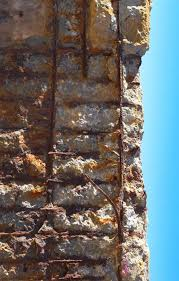
#> input picture code/Models/images.jpeg, 179 x 281 px
$ python -i chloride_segmentation.py   (imports and definitions only)
#> lines starting #> are read from the running program, lines starting #| are printed output that depends on the picture; after the words box and inside, x2 and y2 are one past the last pixel; in counts of white or black regions, pixels touching at a corner belong together
import cv2
import numpy as np
import os

def segment_chloride_image(image_path):
    """
    Segment chloride-affected regions in the image.
    Returns a segmented RGB image where non-corroded areas are blacked out.
    """
#> called with image_path = '../Models/images.jpeg'
    image = cv2.imread(image_path)
#> image is the input picture: shape (281, 179, 3); mean B, G, R 106.5, 108.1, 106.7
    if image is None:
        print(f"Could not read image: {image_path}")
        return None

    image = cv2.resize(image, (512, 512))
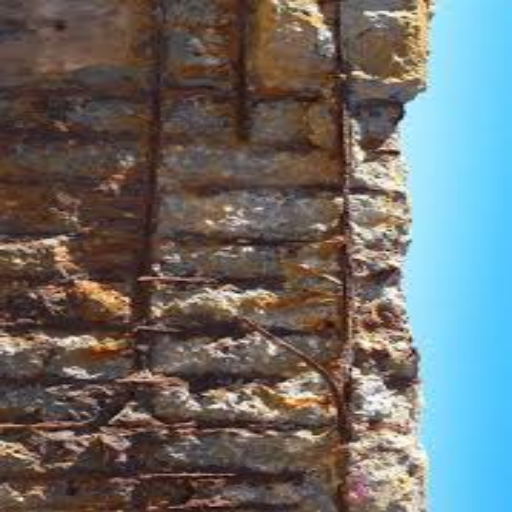
#> image: shape (512, 512, 3); mean B, G, R 106.4, 107.9, 106.6
    image_hsv = cv2.cvtColor(image, cv2.COLOR_BGR2HSV)
#> image_hsv: shape (512, 512, 3); mean H, S, V 38.5, 91.7, 131.2

    # Define masks
    lower_water = np.array([50, 50, 50])
    upper_water = np.array([120, 255, 255])
    water_mask = cv2.inRange(image_hsv, lower_water, upper_water)
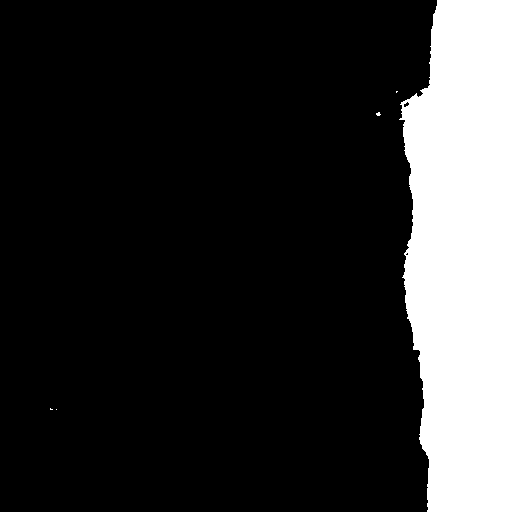
#> water_mask: shape (512, 512); 18.5% white; 5 white regions (4 under 20 px), largest, box (x1, y1, x2, y2) and area: (399, 0, 512, 512) 48583

    lower_concrete = np.array([0, 0, 20])
    upper_concrete = np.array([180, 30, 200])
    concrete_mask = cv2.inRange(image_hsv, lower_concrete, upper_concrete)
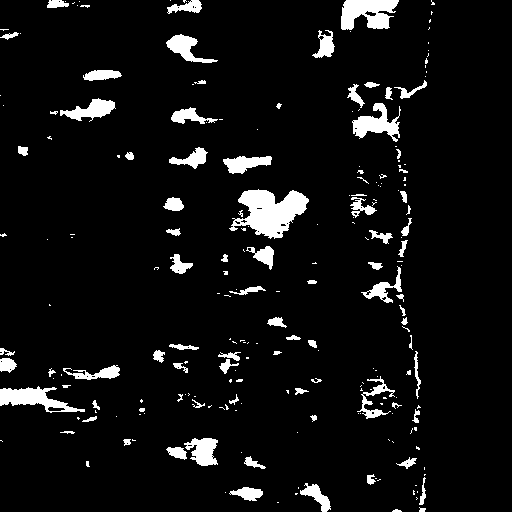
#> concrete_mask: shape (512, 512); 6.4% white; 223 white regions (140 under 20 px), largest, box (x1, y1, x2, y2) and area: (229, 189, 309, 239) 2245, (341, 0, 399, 30) 1228, (0, 386, 85, 413) 1033

    lower_rust = np.array([0, 50, 50])
    upper_rust = np.array([70, 255, 255])
    rust_mask = cv2.inRange(image_hsv, lower_rust, upper_rust)
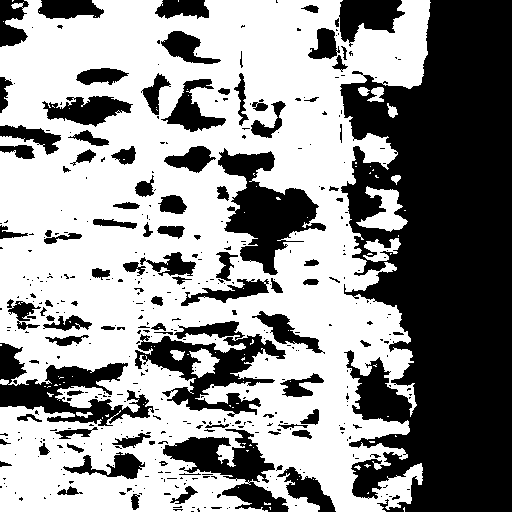
#> rust_mask: shape (512, 512); 57.3% white; 443 black regions (343 under 20 px), largest, box (x1, y1, x2, y2) and area: (340, 0, 512, 512) 65019, (218, 148, 326, 275) 5832, (135, 321, 286, 417) 5547

    # Exclude water & concrete from rust areas
    rust_mask[water_mask > 0] = 0
    rust_mask[concrete_mask > 0] = 0

    # Morphological operations
    kernel = np.ones((5, 5), np.uint8)
    rust_mask = cv2.erode(rust_mask, kernel, iterations=2)
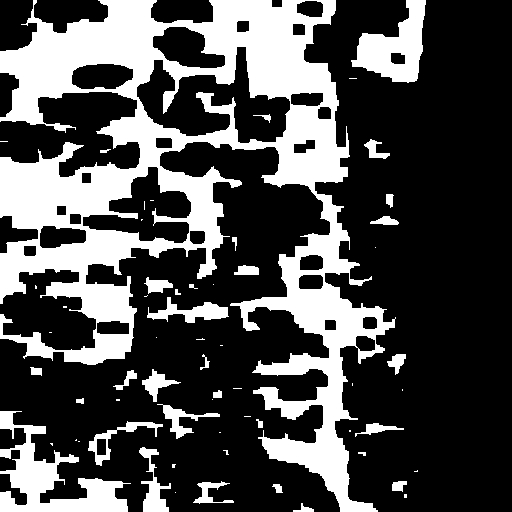
#> rust_mask: shape (512, 512); 30% white; 61 white regions (30 under 20 px), largest, box (x1, y1, x2, y2) and area: (0, 0, 396, 512) 64292, (0, 411, 131, 512) 4889, (351, 0, 426, 83) 3198
    rust_mask = cv2.dilate(rust_mask, kernel, iterations=3)
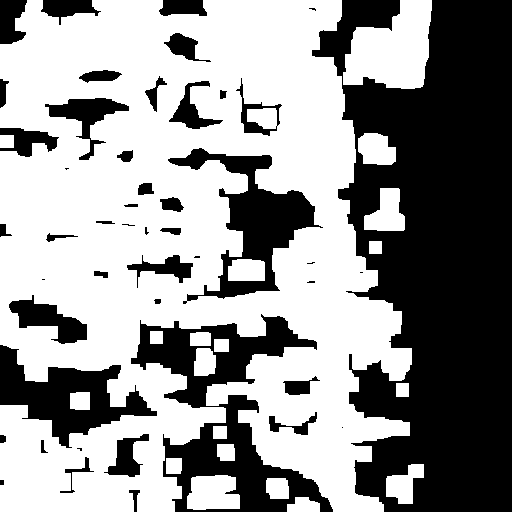
#> rust_mask: shape (512, 512); 58.4% white; 47 black regions (11 under 20 px), largest, box (x1, y1, x2, y2) and area: (312, 0, 512, 512) 68350, (131, 314, 333, 512) 13603, (168, 148, 323, 304) 7205
    rust_mask = rust_mask.astype(bool)

    # Apply mask
    image_rgb = cv2.cvtColor(image, cv2.COLOR_BGR2RGB)
    segmented_rgb = image_rgb.copy()
    segmented_rgb[~rust_mask] = 0
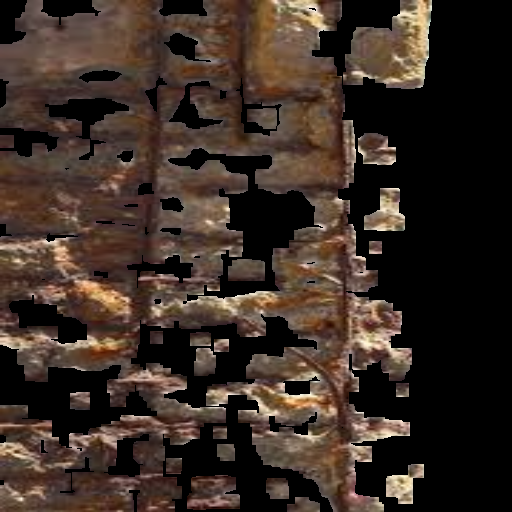
#> segmented_rgb: shape (512, 512, 3); mean R, G, B 58.8, 45.4, 37.5

    return segmented_rgb


def save_segmented_image(segmented_rgb, save_path):
    """
    Saves a segmented RGB image to the given path.
    """
    os.makedirs(os.path.dirname(save_path), exist_ok=True)
    cv2.imwrite(save_path, cv2.cvtColor(segmented_rgb, cv2.COLOR_RGB2BGR))

>>> result = segment_chloride_image('../Models/images.jpeg')
